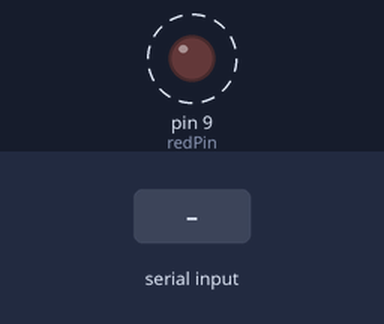
Simulated run of this sketch. Board: Arduino Uno, built with avr-gcc and run on an emulated ATmega328P. On the bench: output pins drawn as LEDs (lit = HIGH). Dashed ring = blinking. The test bench sets the inputs (shaded band). What the sketch prints to the serial monitor is not drawn.

Above: at 1.2 s.
1.3 s: "1" received over Serial
Timing chart, 0 to 9.5 s (numbered marks = the images above; inputs shaded):
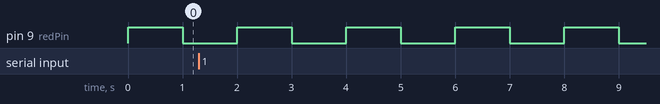

The sketch:

SmartyDaviduinoTest.ino
```cpp
const int redPin = 9;
boolean ledState = true;

// the setup routine runs once when you press reset:
void setup() {
  // initialize serial communication at 9600 bits per second:
  Serial.begin(9600);
  Serial.println("ok");
  // make the pushbutton's pin an input:
  pinMode(redPin, OUTPUT);
}

// the loop routine runs over and over again forever:
void loop() {
  digitalWrite(redPin, ledState ? HIGH : LOW);
  ledState = !ledState;
  if (Serial.available()) {
    Serial.print("in: ");
    while (Serial.available())
      Serial.print((char)Serial.read());
    Serial.println("");
  }
  delay(1000);
}
```

Measured:
- by itself, pin 9 (redPin): alternates HIGH for 1.0 s and LOW for 1.0 s
